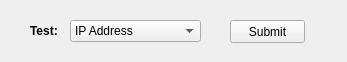
<?xml version="1.0" encoding="UTF-8"?>
<ui version="4.0">
 <class>TestNetworkClass</class>
 <widget class="QWidget" name="TestNetworkClass">
  <property name="geometry">
   <rect>
    <x>0</x>
    <y>0</y>
    <width>347</width>
    <height>62</height>
   </rect>
  </property>
  <property name="windowTitle">
   <string>Form</string>
  </property>
  <widget class="QLabel" name="test_label_">
   <property name="geometry">
    <rect>
     <x>30</x>
     <y>20</y>
     <width>41</width>
     <height>21</height>
    </rect>
   </property>
   <property name="font">
    <font>
     <family>Arial</family>
     <pointsize>9</pointsize>
     <weight>75</weight>
     <bold>true</bold>
    </font>
   </property>
   <property name="text">
    <string>Test:</string>
   </property>
  </widget>
  <widget class="QPushButton" name="submit_pushButton_">
   <property name="geometry">
    <rect>
     <x>230</x>
     <y>20</y>
     <width>75</width>
     <height>23</height>
    </rect>
   </property>
   <property name="text">
    <string>Submit</string>
   </property>
  </widget>
  <widget class="QComboBox" name="item_comboBox_">
   <property name="geometry">
    <rect>
     <x>70</x>
     <y>20</y>
     <width>131</width>
     <height>22</height>
    </rect>
   </property>
   <item>
    <property name="text">
     <string>IP Address</string>
    </property>
   </item>
   <item>
    <property name="text">
     <string>UDP Server</string>
    </property>
   </item>
   <item>
    <property name="text">
     <string>UDP Client</string>
    </property>
   </item>
  </widget>
 </widget>
 <resources/>
 <connections/>
</ui>
